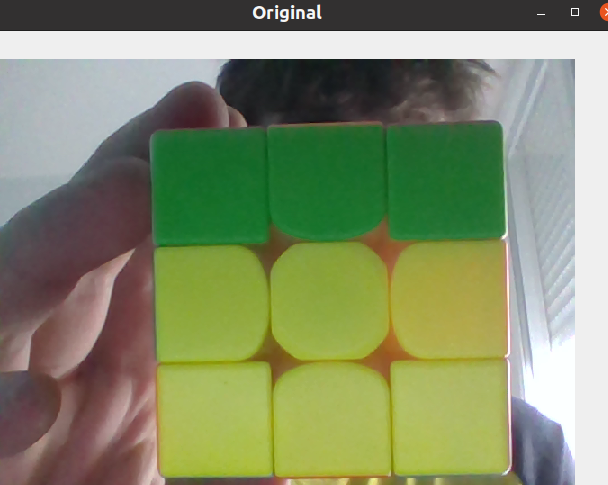
#> input picture RubikSolver/Images/0.png, 608 x 485 px, given in place of the camera
$ python video_capture.py
#> lines starting #> are read from the running program, lines starting #| are printed output that depends on the picture; after the words box and inside, x2 and y2 are one past the last pixel; in counts of white or black regions, pixels touching at a corner belong together
import numpy as np
import cv2

from random import randint

#########################################
###########Video capture setting#########
#########################################
cap = cv2.VideoCapture(0)


def detection_color(img):
    # Convert HSV color
    imgHSV = cv2.cvtColor (img, cv2.COLOR_BGR2HSV)

    #Filter and color for the Cube

    lower_blue = np.array ([106, 0, 87])
    upper_blue = np.array ([141, 255, 131])
    lower_red = np.array ([150, 165, 151])
    upper_red = np.array ([179, 255, 255])
    lower_green = np.array ([52, 198, 27])
    upper_green= np.array ([87, 255, 255])
    lower_yellow = np.array ([22, 106, 0])
    upper_yellow = np.array ([32, 255, 255])
    lower_orange = np.array ([0, 121, 223])
    upper_orange = np.array ([20, 254, 254])


    mask_blue = cv2.inRange (imgHSV, lower_blue, upper_blue)
    result_blue = cv2.bitwise_and (img, img, mask=mask_blue)
    mask_red = cv2.inRange (imgHSV, lower_red, upper_red)
    result_red = cv2.bitwise_and (img, img, mask=mask_red)
    mask_green = cv2.inRange (imgHSV, lower_green, upper_green)
    result_green = cv2.bitwise_and (img, img, mask=mask_green)
    mask_green = cv2.inRange (imgHSV, lower_green, upper_green)
    result_green = cv2.bitwise_and (img, img, mask=mask_green)
    mask_yellow = cv2.inRange (imgHSV, lower_yellow, upper_yellow)
    result_yellow = cv2.bitwise_and (img, img, mask=mask_yellow)
    mask_orange = cv2.inRange (imgHSV, lower_orange, upper_orange)
    result_orange = cv2.bitwise_and (img, img, mask=mask_orange)

    #Morphological transformation Dilatation
    kernal = np.ones((3,3), "uint8")

    blue = cv2.dilate(mask_blue, kernal)
    red = cv2.dilate(mask_red, kernal)
    yellow = cv2.dilate(mask_yellow, kernal)
    green = cv2.dilate(mask_green, kernal)
    orange = cv2.dilate(mask_orange, kernal)

    #Tracking color red
    (contours_red, _) = cv2.findContours(red,cv2.RETR_TREE,cv2.CHAIN_APPROX_SIMPLE)
    for pic, contour in enumerate(contours_red):
        area = cv2.contourArea(contour)
        if (area > 340):
            x,y,w,h = cv2.boundingRect(contour)
            img = cv2.rectangle(img,(x,y), (x+w, y+h), (0,255,255), 2)
            cv2.putText(img, "red", (x,y), cv2.FONT_HERSHEY_SIMPLEX, 0.7, (0,0,255))

    #Tracking color blue
    (contours_blue, _) = cv2.findContours (blue, cv2.RETR_TREE, cv2.CHAIN_APPROX_SIMPLE)
    for pic, contour in enumerate (contours_blue):
        area = cv2.contourArea (contour)
        if (area > 340):
            x, y, w, h = cv2.boundingRect (contour)
            img = cv2.rectangle (img, (x, y), (x + w, y + h), (255, 0, 0), 2)
            cv2.putText (img, "blue", (x, y), cv2.FONT_HERSHEY_SIMPLEX, 0.7, (255, 0, 0))

    # Tracking color yellow
    (contours_yel, _) = cv2.findContours (yellow, cv2.RETR_TREE, cv2.CHAIN_APPROX_SIMPLE)
    for pic, contour in enumerate (contours_yel):
        area = cv2.contourArea(contour)
        if (area > 420):
            x, y, w, h = cv2.boundingRect (contour)
            img = cv2.rectangle (img, (x, y), (x + w, y + h), (0, 255, 0), 2)
            cv2.putText (img, "yellow", (x, y), cv2.FONT_HERSHEY_SIMPLEX, 1.0, (0, 255, 0))

    # Tracking color green
    (contours_gre, h_) = cv2.findContours (green, cv2.RETR_TREE, cv2.CHAIN_APPROX_SIMPLE)
    for pic, contour in enumerate (contours_gre):
        area = cv2.contourArea (contour)
        if (area > 420):
            x, y, w, h = cv2.boundingRect (contour)
            img = cv2.rectangle (img, (x, y), (x + w, y + h), (0, 255, 0), 2)
            cv2.putText (img, "green", (x, y), cv2.FONT_HERSHEY_SIMPLEX, 1.0, (0, 255, 0))

    # Tracking color orange
    (contours_ora, _) = cv2.findContours(orange, cv2.RETR_TREE, cv2.CHAIN_APPROX_SIMPLE)
    for pic, contour in enumerate (contours_ora):
        area = cv2.contourArea(contour)
        if (area > 420):
            x, y, w, h = cv2.boundingRect(contour)
            img = cv2.rectangle(img, (x, y), (x + w, y + h), (0, 255, 0), 2)
            cv2.putText(img, "orange", (x, y), cv2.FONT_HERSHEY_SIMPLEX, 1.0, (0, 255, 0))

    cv2.namedWindow('Original', 0)
    cv2.resizeWindow (winname='Original', width=680, height=480)
    cv2.imshow ('Original', img)

def display_rectangle(img):
    x = 230
    y = 150
    x1 = 230
    y1 = 220
    x2 = 230
    y2 = 290

    for i in range(3):
        cv2.rectangle(img, (x,y), (x + 27, y + 27), (255,255,255), 2)
        x += 62
    for i in range(3):
        cv2.rectangle (img, (x1, y1), (x1 + 27, y1 + 27), (255, 255, 255), 2)
        x1 += 62
    for i in range (3):
        cv2.rectangle (img, (x2, y2), (x2 + 27, y2 + 27), (255, 255, 255), 2)
        x2 += 62

if __name__ == "__main__":
    while(True):
        # Capture frame-by-frame
        ret, img = cap.read()
#> img is the input picture: shape (485, 608, 3); mean B, G, R 105.1, 140.2, 130.5
        if img is None:
            print("Error image is None")
            exit(1)
        else:
            display_rectangle(img)
#> after the loop in display_rectangle, `for i in range(3):`: img: shape (485, 608, 3); 0.33% of pixels changed, all inside (x1, y1, x2, y2) = (229, 149, 383, 179)
#> after the loop in display_rectangle, `for i in range(3):`: x = 416
#> after the loop in display_rectangle, `for i in range(3):`:
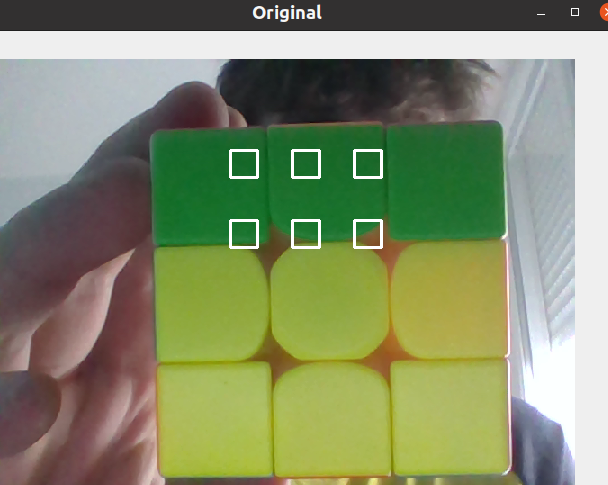
#> img: shape (485, 608, 3); mean B, G, R 106.5, 141.1, 131.9
#> after the loop in display_rectangle, `for i in range (3):`:
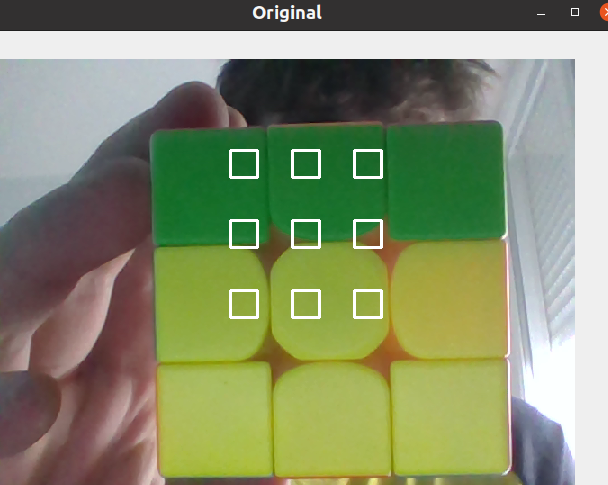
#> img: shape (485, 608, 3); 0.33% of pixels changed, all inside (x1, y1, x2, y2) = (229, 289, 383, 319)
            detection_color(img)
#> in detection_color, `imgHSV = cv2.cvtColor (img, cv2.COLOR_BGR2HSV)`: imgHSV: shape (485, 608, 3); mean H, S, V 54.5, 84.9, 148.8
#> in detection_color, `mask_blue = cv2.inRange (imgHSV, lower_blue, upper_blue)`:
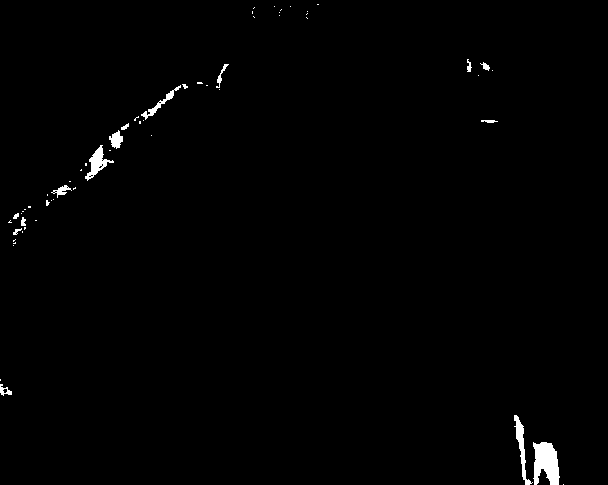
#> mask_blue: shape (485, 608); 0.87% white; 59 white regions (44 under 20 px), largest, box (x1, y1, x2, y2) and area: (533, 442, 560, 485) 849, (514, 415, 533, 485) 364, (85, 145, 114, 181) 357
#> in detection_color, `mask_red = cv2.inRange (imgHSV, lower_red, upper_red)`: mask_red: shape (485, 608); every value is 0
#> in detection_color, `result_red = cv2.bitwise_and (img, img, mask=mask_red)`: result_red: shape (485, 608, 3); every value is 0
#> in detection_color, `mask_green = cv2.inRange (imgHSV, lower_green, upper_green)`: mask_green: shape (485, 608); 3.7% white; 59 white regions (32 under 20 px), largest, box (x1, y1, x2, y2) and area: (157, 139, 272, 238) 7649, (309, 168, 355, 235) 1063, (232, 152, 256, 176) 455
#> in detection_color, `mask_yellow = cv2.inRange (imgHSV, lower_yellow, upper_yellow)`: mask_yellow: shape (485, 608); 6.4% white; 65 white regions (49 under 20 px), largest, box (x1, y1, x2, y2) and area: (235, 235, 507, 467) 15371, (157, 361, 175, 476) 834, (273, 461, 389, 478) 628
#> in detection_color, `mask_orange = cv2.inRange (imgHSV, lower_orange, upper_orange)`: mask_orange: shape (485, 608); 0.04% white; 4 white regions (3 under 20 px), largest, box (x1, y1, x2, y2) and area: (600, 3, 608, 21) 100
#> in detection_color, `blue = cv2.dilate(mask_blue, kernal)`: blue: shape (485, 608); 1.5% white; 31 white regions (13 under 20 px), largest, box (x1, y1, x2, y2) and area: (513, 414, 561, 485) 1571, (84, 144, 115, 182) 537, (133, 83, 189, 125) 481
#> in detection_color, `yellow = cv2.dilate(mask_yellow, kernal)`: yellow: shape (485, 608); 7.9% white; 38 white regions (13 under 20 px), largest, box (x1, y1, x2, y2) and area: (234, 219, 508, 485) 19620, (156, 360, 176, 477) 1175, (252, 228, 292, 281) 750
#> in detection_color, `green = cv2.dilate(mask_green, kernal)`:
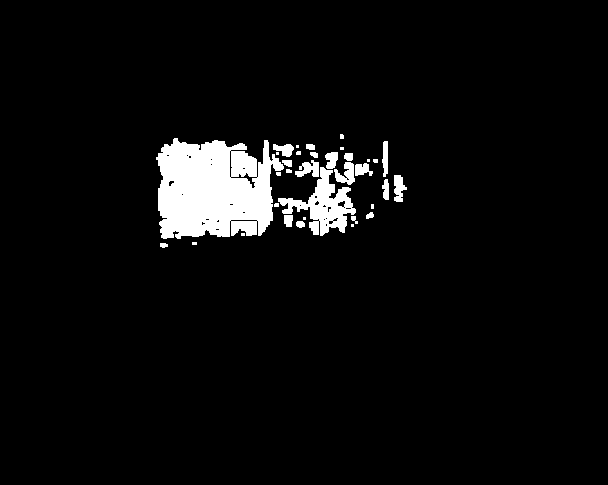
#> green: shape (485, 608); 4.8% white; 34 white regions (14 under 20 px), largest, box (x1, y1, x2, y2) and area: (156, 138, 284, 239) 9837, (278, 167, 356, 236) 2074, (334, 162, 355, 185) 279
#> in detection_color, `orange = cv2.dilate(mask_orange, kernal)`: orange: shape (485, 608); 0.07% white; 4 white regions (1 under 20 px)
#> in detection_color, `(contours_red, _) = cv2.findContours(red,cv2.RETR_TREE,cv2.CHAIN_APPRO..`: contours_red = []
#> in detection_color, `(contours_blue, _) = cv2.findContours (blue, cv2.RETR_TREE, cv2.CHAIN_..`: contours_blue = 33 contours, 16 with area under 20; largest, box (x1, y1, x2, y2) and area: (513, 414, 561, 485) 1420, (84, 144, 115, 182) 476, (133, 83, 189, 125) 400, (108, 122, 130, 150) 253, (50, 184, 77, 199) 172
#> the loop in detection_color, `for pic, contour in enumerate (contours_blue):` made 33 passes
#> (area, x, y, w, h) on passes 2, 17, 22: (1419.5, 513, 414, 48, 71), (476.5, 84, 144, 31, 38), (399.5, 133, 83, 56, 42)
#> area on passes 4, 7, 9, 10, 11, 13: 103.5, 27, 127.5, 90, 38.5, 172
#> after the loop in detection_color, `for pic, contour in enumerate (contours_blue):`:
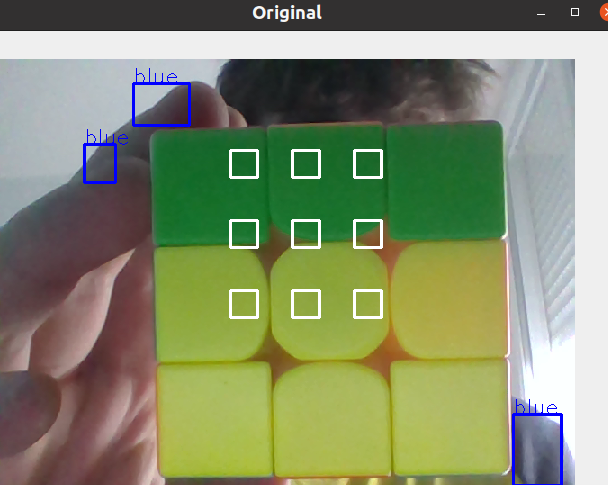
#> img: shape (485, 608, 3); mean B, G, R 107.9, 140.6, 131.4
#> in detection_color, `(contours_yel, _) = cv2.findContours (yellow, cv2.RETR_TREE, cv2.CHAIN..`: contours_yel = 51 contours, 31 with area under 20; largest, box (x1, y1, x2, y2) and area: (234, 219, 508, 485) 19966, (156, 360, 176, 477) 1044, (252, 228, 292, 281) 908, (363, 327, 415, 380) 900, (495, 405, 509, 471) 461
#> the loop in detection_color, `for pic, contour in enumerate (contours_yel):` made 51 passes
#> (area, x, y, w, h) on passes 18, 30, 37, 40, 49: (461, 495, 405, 14, 66), (1044.5, 156, 360, 20, 117), (907.5, 252, 228, 40, 53), (19965.5, 234, 219, 274, 266), (900, 363, 327, 52, 53)
#> area on passes 6, 7, 20, 23, 24, 25: 52.5, 116.5, 27, 67, 23.5, 41.5
#> after the loop in detection_color, `for pic, contour in enumerate (contours_yel):`:
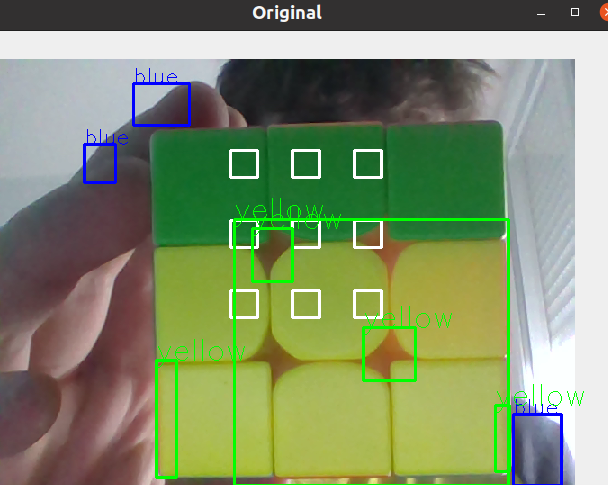
#> img: shape (485, 608, 3); 2.02% of pixels changed, all inside (x1, y1, x2, y2) = (155, 198, 584, 485)
#> in detection_color, `(contours_gre, h_) = cv2.findContours (green, cv2.RETR_TREE, cv2.CHAIN..`: contours_gre = 65 contours, 42 with area under 20; largest, box (x1, y1, x2, y2) and area: (156, 138, 284, 239) 9680, (278, 167, 356, 236) 1961, (334, 162, 355, 185) 235, (295, 160, 319, 177) 201, (394, 175, 407, 202) 190; h_ = 65 rows, first 6: [1, -1, -1, -1], [2, 0, -1, -1], [3, 1, -1, -1], [4, 2, -1, -1], [5, 3, -1, -1], [6, 4, -1, -1]
#> the loop in detection_color, `for pic, contour in enumerate (contours_gre):` made 65 passes
#> (area, x, y, w, h) on passes 16, 47: (1961, 278, 167, 78, 69), (9680, 156, 138, 128, 101)
#> area on passes 1, 5, 8, 9, 12, 13: 22.5, 40, 77, 29, 87, 190.5
#> after the loop in detection_color, `for pic, contour in enumerate (contours_gre):`:
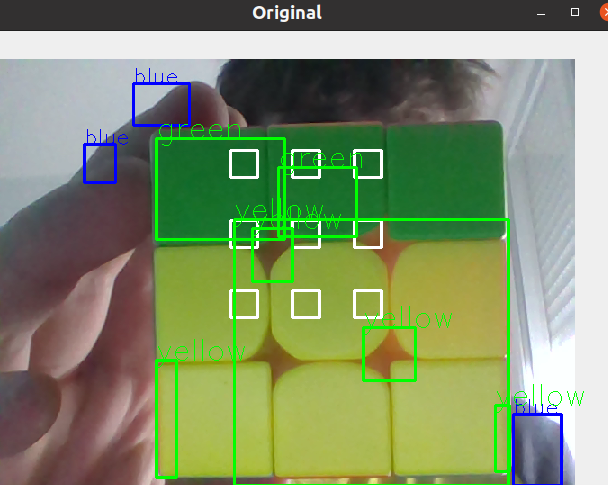
#> img: shape (485, 608, 3); 0.85% of pixels changed, all inside (x1, y1, x2, y2) = (155, 124, 362, 241)
#> in detection_color, `(contours_ora, _) = cv2.findContours(orange, cv2.RETR_TREE, cv2.CHAIN_..`: contours_ora = 4 contours, 3 with area under 20; largest, box (x1, y1, x2, y2) and area: (599, 2, 608, 22) 119
#> the loop in detection_color, `for pic, contour in enumerate (contours_ora):` made 4 passes
#> area on pass 4: 119
            key = cv2.waitKey(10) & 0xFF
#> (key Esc is pressed here)

    # When everything done, release the capture
    cap.release()
    cv2.destroyAllWindows()
